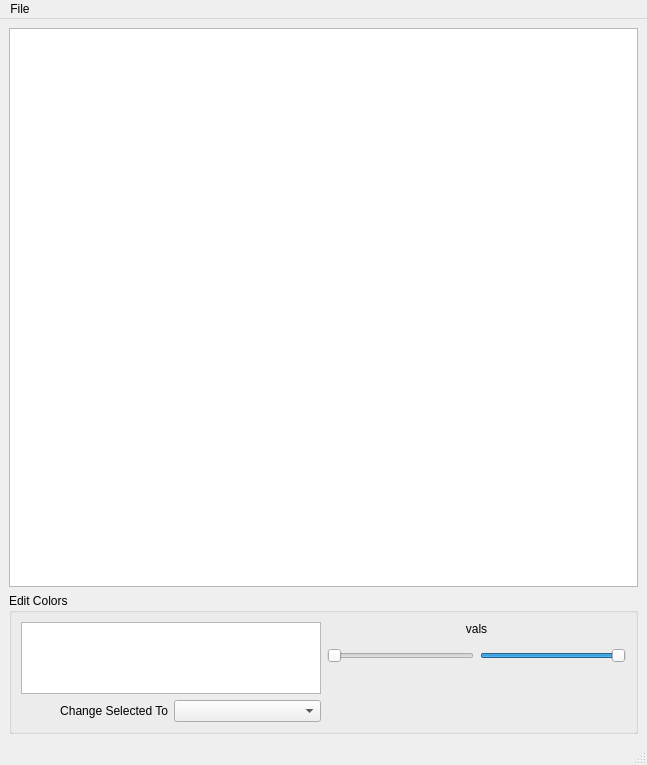
<?xml version="1.0" encoding="UTF-8"?>
<ui version="4.0">
 <class>MainWindow</class>
 <widget class="QMainWindow" name="MainWindow">
  <property name="geometry">
   <rect>
    <x>0</x>
    <y>0</y>
    <width>647</width>
    <height>765</height>
   </rect>
  </property>
  <property name="windowTitle">
   <string>MainWindow</string>
  </property>
  <widget class="QWidget" name="centralwidget">
   <property name="styleSheet">
    <string notr="true">font: 12pt &quot;Segoe UI&quot;;</string>
   </property>
   <layout class="QGridLayout" name="gridLayout_2">
    <item row="0" column="0">
     <widget class="GraphicsLayoutWidget" name="img_view">
      <property name="sizePolicy">
       <sizepolicy hsizetype="Expanding" vsizetype="Expanding">
        <horstretch>0</horstretch>
        <verstretch>0</verstretch>
       </sizepolicy>
      </property>
     </widget>
    </item>
    <item row="1" column="0">
     <widget class="QGroupBox" name="groupBox">
      <property name="title">
       <string>Edit Colors</string>
      </property>
      <layout class="QGridLayout" name="gridLayout_5">
       <item row="0" column="0" rowspan="2">
        <layout class="QGridLayout" name="gridLayout">
         <item row="0" column="0">
          <widget class="QListWidget" name="listWidget">
           <property name="sizePolicy">
            <sizepolicy hsizetype="Preferred" vsizetype="Preferred">
             <horstretch>0</horstretch>
             <verstretch>0</verstretch>
            </sizepolicy>
           </property>
           <property name="styleSheet">
            <string notr="true">font: 8pt &quot;Segoe UI&quot;;</string>
           </property>
           <property name="sizeAdjustPolicy">
            <enum>QAbstractScrollArea::AdjustToContents</enum>
           </property>
          </widget>
         </item>
         <item row="1" column="0">
          <layout class="QHBoxLayout" name="horizontalLayout">
           <item>
            <widget class="QLabel" name="label">
             <property name="text">
              <string>Change Selected To</string>
             </property>
             <property name="alignment">
              <set>Qt::AlignRight|Qt::AlignTrailing|Qt::AlignVCenter</set>
             </property>
            </widget>
           </item>
           <item>
            <widget class="QComboBox" name="cb_choose_color">
             <property name="enabled">
              <bool>true</bool>
             </property>
            </widget>
           </item>
          </layout>
         </item>
        </layout>
       </item>
       <item row="0" column="1">
        <layout class="QGridLayout" name="gridLayout_3">
         <item row="0" column="0">
          <widget class="QLabel" name="low_high_vals">
           <property name="sizePolicy">
            <sizepolicy hsizetype="Preferred" vsizetype="Fixed">
             <horstretch>0</horstretch>
             <verstretch>0</verstretch>
            </sizepolicy>
           </property>
           <property name="text">
            <string>vals</string>
           </property>
           <property name="alignment">
            <set>Qt::AlignCenter</set>
           </property>
          </widget>
         </item>
         <item row="1" column="0">
          <layout class="QGridLayout" name="gridLayout_4">
           <item row="0" column="0">
            <layout class="QVBoxLayout" name="verticalLayout">
             <item>
              <widget class="QSlider" name="sldr_low">
               <property name="sizePolicy">
                <sizepolicy hsizetype="Preferred" vsizetype="Preferred">
                 <horstretch>0</horstretch>
                 <verstretch>0</verstretch>
                </sizepolicy>
               </property>
               <property name="focusPolicy">
                <enum>Qt::NoFocus</enum>
               </property>
               <property name="maximum">
                <number>100</number>
               </property>
               <property name="singleStep">
                <number>5</number>
               </property>
               <property name="pageStep">
                <number>5</number>
               </property>
               <property name="value">
                <number>0</number>
               </property>
               <property name="sliderPosition">
                <number>0</number>
               </property>
               <property name="tracking">
                <bool>true</bool>
               </property>
               <property name="orientation">
                <enum>Qt::Horizontal</enum>
               </property>
               <property name="tickPosition">
                <enum>QSlider::NoTicks</enum>
               </property>
               <property name="tickInterval">
                <number>5</number>
               </property>
              </widget>
             </item>
            </layout>
           </item>
           <item row="0" column="1">
            <layout class="QVBoxLayout" name="verticalLayout_2">
             <item>
              <widget class="QSlider" name="sldr_high">
               <property name="sizePolicy">
                <sizepolicy hsizetype="Preferred" vsizetype="Preferred">
                 <horstretch>0</horstretch>
                 <verstretch>0</verstretch>
                </sizepolicy>
               </property>
               <property name="focusPolicy">
                <enum>Qt::NoFocus</enum>
               </property>
               <property name="maximum">
                <number>100</number>
               </property>
               <property name="singleStep">
                <number>5</number>
               </property>
               <property name="pageStep">
                <number>5</number>
               </property>
               <property name="value">
                <number>100</number>
               </property>
               <property name="sliderPosition">
                <number>100</number>
               </property>
               <property name="tracking">
                <bool>true</bool>
               </property>
               <property name="orientation">
                <enum>Qt::Horizontal</enum>
               </property>
               <property name="invertedAppearance">
                <bool>false</bool>
               </property>
               <property name="invertedControls">
                <bool>false</bool>
               </property>
               <property name="tickPosition">
                <enum>QSlider::NoTicks</enum>
               </property>
               <property name="tickInterval">
                <number>5</number>
               </property>
              </widget>
             </item>
            </layout>
           </item>
          </layout>
         </item>
        </layout>
       </item>
      </layout>
     </widget>
    </item>
   </layout>
  </widget>
  <widget class="QMenuBar" name="menubar">
   <property name="geometry">
    <rect>
     <x>0</x>
     <y>0</y>
     <width>647</width>
     <height>26</height>
    </rect>
   </property>
   <widget class="QMenu" name="menuFile">
    <property name="title">
     <string>File</string>
    </property>
    <addaction name="actionLoad"/>
    <addaction name="actionLoad_State_File"/>
    <addaction name="actionSave_State"/>
    <addaction name="actionSave_View"/>
   </widget>
   <addaction name="menuFile"/>
  </widget>
  <widget class="QStatusBar" name="statusbar"/>
  <action name="actionLoad">
   <property name="text">
    <string>Load Images</string>
   </property>
  </action>
  <action name="actionLoad_2">
   <property name="text">
    <string>Load 2</string>
   </property>
  </action>
  <action name="actionLoad_3">
   <property name="text">
    <string>Load 3</string>
   </property>
  </action>
  <action name="actionLoad_4">
   <property name="text">
    <string>Load 4</string>
   </property>
  </action>
  <action name="actionLoad_5">
   <property name="text">
    <string>Load 5</string>
   </property>
  </action>
  <action name="actionLoad_6">
   <property name="text">
    <string>Load 6</string>
   </property>
  </action>
  <action name="actionSave_View">
   <property name="text">
    <string>Export Image</string>
   </property>
  </action>
  <action name="actionSave_State">
   <property name="text">
    <string>Save State File</string>
   </property>
  </action>
  <action name="actionLoad_State_File">
   <property name="text">
    <string>Load State File</string>
   </property>
  </action>
 </widget>
 <customwidgets>
  <customwidget>
   <class>GraphicsLayoutWidget</class>
   <extends>QGraphicsView</extends>
   <header>pyqtgraph</header>
  </customwidget>
 </customwidgets>
 <resources/>
 <connections/>
</ui>
